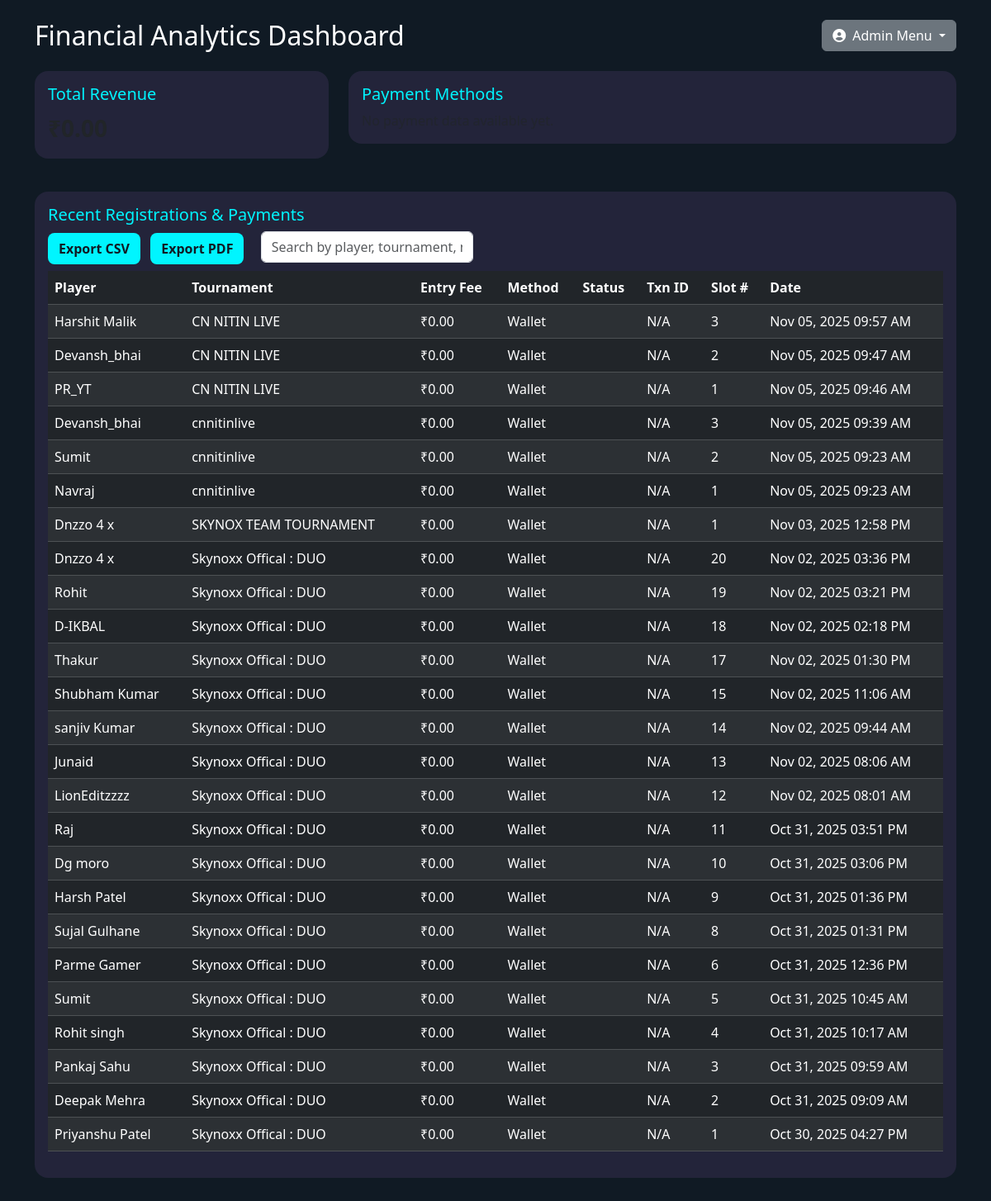
The page /admin/admin/analytics_dashboard.php (signed in) on the database its author committed.
### tables this page shows
CREATE TABLE `registrations` (
  `id` int(11) NOT NULL,
  `tournament_id` int(11) NOT NULL,
  `player_id` int(11) NOT NULL,
  `slot_no` int(11) NOT NULL DEFAULT 0,
  `team_name` varchar(100) DEFAULT NULL,
  `payment_status` enum('pending','paid','free') DEFAULT 'pending',
  `rank` int(11) DEFAULT NULL,
  `prize_won` decimal(10,2) DEFAULT 0.00,
  `joined_at` timestamp NOT NULL DEFAULT current_timestamp(),
  `payment_method` varchar(50) DEFAULT NULL,
  `transaction_id` varchar(100) DEFAULT NULL,
  `payment_screenshot` varchar(255) DEFAULT NULL,
  `payment_date` timestamp NULL DEFAULT NULL,
  `prize_status` varchar(50) DEFAULT 'Not Won'
);

CREATE TABLE `users` (
  `id` int(11) NOT NULL,
  `name` varchar(100) NOT NULL,
  `email` varchar(100) NOT NULL,
  `phone` varchar(15) DEFAULT NULL,
  `role` enum('player','creator','admin') DEFAULT 'player',
  `password` varchar(255) NOT NULL,
  `joined_at` timestamp NOT NULL DEFAULT current_timestamp(),
  `wallet_balance` decimal(10,2) DEFAULT 0.00,
  `profile_verified` tinyint(1) DEFAULT 0,
  `is_active` tinyint(1) DEFAULT 1,
  `fcm_token` varchar(255) DEFAULT NULL,
  `fcm_token_updated_at` datetime DEFAULT NULL
);

CREATE TABLE `tournaments` (
  `id` int(11) NOT NULL,
  `title` varchar(150) NOT NULL,
  `description` text DEFAULT NULL,
  `entry_fee` decimal(10,2) DEFAULT 0.00,
  `prize_pool` decimal(10,2) DEFAULT 0.00,
  `max_players` int(11) DEFAULT 100,
  `match_type` enum('solo','duo','squad','clash squad') DEFAULT 'squad',
  `map_name` varchar(100) DEFAULT 'Bermuda',
  `date` date NOT NULL,
  `time` time NOT NULL,
  `room_id` varchar(50) DEFAULT NULL,
  `room_password` varchar(50) DEFAULT NULL,
  `created_by` int(11) DEFAULT NULL,
  `status` enum('upcoming','ongoing','completed','cancelled') DEFAULT 'upcoming',
  `created_at` timestamp NOT NULL DEFAULT current_timestamp(),
  `banner` varchar(255) DEFAULT NULL,
  `number_of_matches` tinyint(4) DEFAULT 1 COMMENT '1-3 matches per tournament',
  `current_match_number` tinyint(4) DEFAULT 1 COMMENT 'Track which match is currently being played/updated',
  `points_distribution` text DEFAULT NULL COMMENT 'JSON: placement points config e.g. {1:12, 2:10, ...}',
  `kill_points` decimal(4,2) DEFAULT 1.00 COMMENT 'Points per kill (default 1)',
  `max_participants` int(11) DEFAULT NULL COMMENT 'Maximum number of players allowed',
  `current_participants` int(11) DEFAULT 0 COMMENT 'Current number of registered players',
  `auto_start` tinyint(1) DEFAULT 0 COMMENT 'Auto start when capacity reached',
  `reminder_sent` tinyint(1) DEFAULT 0 COMMENT 'Whether 1-hour reminder was sent'
);

### admin/admin/analytics_dashboard.php (the view, shortened to what this page needs)
<?php
include '../src/db.php';
$revenue = 0;
$payments = [];
$methods = [];
$sql = "SELECT SUM(t.entry_fee) as total_revenue
        FROM registrations r
        INNER JOIN tournaments t ON r.tournament_id = t.id
        WHERE r.payment_status IN ('success', 'paid', 'completed')";
$res = $conn->query($sql);
if ($row = $res->fetch_assoc()) {
    $revenue = $row['total_revenue'] ?? 0;
}
$sql = "SELECT r.id, r.player_id, r.tournament_id, r.payment_status, r.payment_method,
          r.transaction_id, r.prize_won, r.joined_at, r.slot_no,
          u.name as player_name, u.email as player_email,
          t.title as tournament_title, t.entry_fee, t.prize_pool,
          p.in_game_name, p.game_uid
          FROM registrations r
          INNER JOIN users u ON r.player_id = u.id
          INNER JOIN tournaments t ON r.tournament_id = t.id
          LEFT JOIN players_profile p ON r.player_id = p.user_id
          ORDER BY r.joined_at DESC
          LIMIT 200";
$res = $conn->query($sql);
while ($row = $res->fetch_assoc()) {
    $payments[] = $row;
}
?>
<!DOCTYPE html>
<html lang="en">
<head>
    <link rel="stylesheet" href="https://cdn.jsdelivr.net/npm/bootstrap@5.3.2/dist/css/bootstrap.min.css">
    <link rel="stylesheet" href="https://cdnjs.cloudflare.com/ajax/libs/font-awesome/6.4.0/css/all.min.css">
</head>
<body>
<div class="container py-4">
    <div class="d-flex justify-content-between align-items-center mb-4">
        <h2 class="mb-0">Financial Analytics Dashboard</h2>
        <div class="dropdown">
            <button class="btn btn-secondary dropdown-toggle" type="button" id="adminMenu" data-bs-toggle="dropdown" aria-expanded="false">
                <i class="fas fa-user-circle me-2"></i>Admin Menu
            </button>
        </div>
    </div>
    <div class="row mb-4">
        <div class="col-md-4">
            <div class="card p-3 mb-3">
                <h5 class="card-title">Total Revenue</h5>
                <div class="fs-3 fw-bold">₹<?php echo number_format($revenue,2); ?></div>
            </div>
        </div>
        <div class="col-md-8">
            <div class="card p-3 mb-3">
                <h5 class="card-title">Payment Methods</h5>
                <?php if (empty($methods)): ?>
                    <p class="text-muted mb-0">No payment data available yet.</p>
                <?php endif; ?>
            </div>
        </div>
    </div>
    <div class="card p-3 mb-3">
        <h5 class="card-title">Recent Registrations & Payments</h5>
        <div class="mb-2">
            <button class="btn btn-export me-2" onclick="exportTableToCSV('payments.csv')">Export CSV</button>
            <button class="btn btn-export" onclick="window.print()">Export PDF</button>
            <input type="text" id="searchInput" class="form-control d-inline-block w-auto ms-3" placeholder="Search by player, tournament, method..." onkeyup="filterTable()">
        </div>
        <?php if (empty($payments)): ?>
            <div class="text-center py-4">
                <p class="text-muted">No registration data available yet.</p>
            </div>
        <?php else: ?>
        <div class="table-responsive">
            <table class="table table-dark table-striped" id="paymentsTable">
                <thead>
                    <tr>
                        <th>Player</th>
                        <th>Tournament</th>
                        <th>Entry Fee</th>
                        <th>Method</th>
                        <th>Status</th>
                        <th>Txn ID</th>
                        <th>Slot #</th>
                        <th>Date</th>
                    </tr>
                </thead>
                <tbody>
                    <?php foreach ($payments as $p): ?>
                    <tr>
                        <td><?php echo htmlspecialchars($p['player_name']); ?></td>
                        <td><?php echo htmlspecialchars($p['tournament_title']); ?></td>
                        <td>₹<?php echo number_format($p['entry_fee'], 2); ?></td>
                        <td><?php echo htmlspecialchars($p['payment_method'] ?? 'Wallet'); ?></td>
                        <td>
                        </td>
                        <td><?php echo htmlspecialchars($p['transaction_id'] ?? 'N/A'); ?></td>
                        <td><?php echo htmlspecialchars($p['slot_no'] ?? '0'); ?></td>
                        <td><?php echo date('M d, Y h:i A', strtotime($p['joined_at'])); ?></td>
                    </tr>
                    <?php endforeach; ?>
                </tbody>
            </table>
        </div>
        <?php endif; ?>
    </div>
</div>
</body>
</html>

### admin/admin/analytics_dashboard.php (style rules this page uses)
body { background: #101a24; color: #fff; }
.card { background: #23243a; border-radius: 16px; border: none; }
.card-title { color: #00f5ff; }
.table { color: #fff; }
.btn-export { background: #00f5ff; color: #101a24; font-weight: 600; border-radius: 8px; }

### rows shown on the page
registrations: player.name "Harshit Malik", tournament.title "CN NITIN LIVE", tournament.entry_fee "0.00", payment_method "Wallet", transaction "N/A", slot_no "3", joined_at "Nov 05, 2025 09:57 AM"
registrations: player.name "Devansh_bhai", tournament.title "CN NITIN LIVE", tournament.entry_fee "0.00", payment_method "Wallet", transaction "N/A", slot_no "2", joined_at "Nov 05, 2025 09:47 AM"
registrations: player.name "PR_YT", tournament.title "CN NITIN LIVE", tournament.entry_fee "0.00", payment_method "Wallet", transaction "N/A", slot_no "1", joined_at "Nov 05, 2025 09:46 AM"
registrations: player.name "Devansh_bhai", tournament.title "cnnitinlive", tournament.entry_fee "0.00", payment_method "Wallet", transaction "N/A", slot_no "3", joined_at "Nov 05, 2025 09:39 AM"
registrations: player.name "Sumit", tournament.title "cnnitinlive", tournament.entry_fee "0.00", payment_method "Wallet", transaction "N/A", slot_no "2", joined_at "Nov 05, 2025 09:23 AM"
registrations: player.name "Navraj", tournament.title "cnnitinlive", tournament.entry_fee "0.00", payment_method "Wallet", transaction "N/A", slot_no "1", joined_at "Nov 05, 2025 09:23 AM"
registrations: player.name "Dnzzo 4 x", tournament.title "SKYNOX TEAM TOURNAMENT", tournament.entry_fee "0.00", payment_method "Wallet", transaction "N/A", slot_no "1", joined_at "Nov 03, 2025 12:58 PM"
registrations: player.name "Dnzzo 4 x", tournament.title "Skynoxx Offical : DUO", tournament.entry_fee "0.00", payment_method "Wallet", transaction "N/A", slot_no "20", joined_at "Nov 02, 2025 03:36 PM"
registrations: player.name "Rohit", tournament.title "Skynoxx Offical : DUO", tournament.entry_fee "0.00", payment_method "Wallet", transaction "N/A", slot_no "19", joined_at "Nov 02, 2025 03:21 PM"
registrations: player.name "D-IKBAL", tournament.title "Skynoxx Offical : DUO", tournament.entry_fee "0.00", payment_method "Wallet", transaction "N/A", slot_no "18", joined_at "Nov 02, 2025 02:18 PM"
registrations: player.name "Thakur", tournament.title "Skynoxx Offical : DUO", tournament.entry_fee "0.00", payment_method "Wallet", transaction "N/A", slot_no "17", joined_at "Nov 02, 2025 01:30 PM"
registrations: player.name "Shubham Kumar", tournament.title "Skynoxx Offical : DUO", tournament.entry_fee "0.00", payment_method "Wallet", transaction "N/A", slot_no "15", joined_at "Nov 02, 2025 11:06 AM"
registrations: player.name "sanjiv Kumar", tournament.title "Skynoxx Offical : DUO", tournament.entry_fee "0.00", payment_method "Wallet", transaction "N/A", slot_no "14", joined_at "Nov 02, 2025 09:44 AM"
registrations: player.name "Junaid", tournament.title "Skynoxx Offical : DUO", tournament.entry_fee "0.00", payment_method "Wallet", transaction "N/A", slot_no "13", joined_at "Nov 02, 2025 08:06 AM"
registrations: player.name "LionEditzzzz", tournament.title "Skynoxx Offical : DUO", tournament.entry_fee "0.00", payment_method "Wallet", transaction "N/A", slot_no "12", joined_at "Nov 02, 2025 08:01 AM"
registrations: player.name "Raj", tournament.title "Skynoxx Offical : DUO", tournament.entry_fee "0.00", payment_method "Wallet", transaction "N/A", slot_no "11", joined_at "Oct 31, 2025 03:51 PM"
registrations: player.name "Dg moro", tournament.title "Skynoxx Offical : DUO", tournament.entry_fee "0.00", payment_method "Wallet", transaction "N/A", slot_no "10", joined_at "Oct 31, 2025 03:06 PM"
registrations: player.name "Harsh Patel", tournament.title "Skynoxx Offical : DUO", tournament.entry_fee "0.00", payment_method "Wallet", transaction "N/A", slot_no "9", joined_at "Oct 31, 2025 01:36 PM"
registrations: player.name "Sujal Gulhane", tournament.title "Skynoxx Offical : DUO", tournament.entry_fee "0.00", payment_method "Wallet", transaction "N/A", slot_no "8", joined_at "Oct 31, 2025 01:31 PM"
registrations: player.name "Parme Gamer", tournament.title "Skynoxx Offical : DUO", tournament.entry_fee "0.00", payment_method "Wallet", transaction "N/A", slot_no "6", joined_at "Oct 31, 2025 12:36 PM"
registrations: player.name "Sumit", tournament.title "Skynoxx Offical : DUO", tournament.entry_fee "0.00", payment_method "Wallet", transaction "N/A", slot_no "5", joined_at "Oct 31, 2025 10:45 AM"
registrations: player.name "Rohit singh", tournament.title "Skynoxx Offical : DUO", tournament.entry_fee "0.00", payment_method "Wallet", transaction "N/A", slot_no "4", joined_at "Oct 31, 2025 10:17 AM"
registrations: player.name "Pankaj Sahu", tournament.title "Skynoxx Offical : DUO", tournament.entry_fee "0.00", payment_method "Wallet", transaction "N/A", slot_no "3", joined_at "Oct 31, 2025 09:59 AM"
registrations: player.name "Deepak Mehra", tournament.title "Skynoxx Offical : DUO", tournament.entry_fee "0.00", payment_method "Wallet", transaction "N/A", slot_no "2", joined_at "Oct 31, 2025 09:09 AM"
registrations: player.name "Priyanshu Patel", tournament.title "Skynoxx Offical : DUO", tournament.entry_fee "0.00", payment_method "Wallet", transaction "N/A", slot_no "1", joined_at "Oct 30, 2025 04:27 PM"
